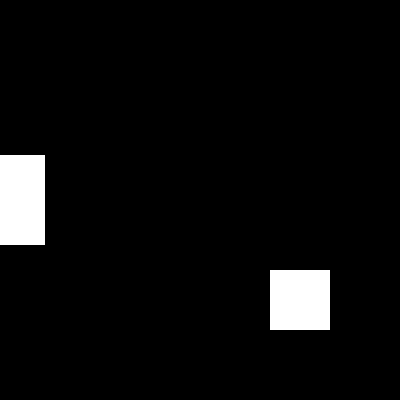
Frame 1 (no input)
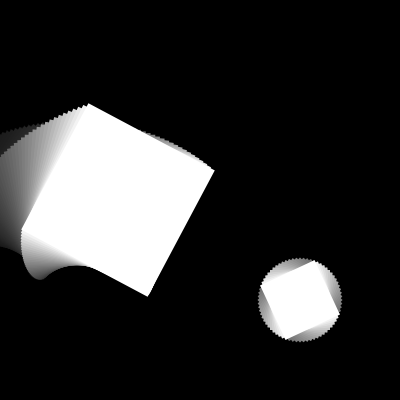
Frame 60 (the mouse pressed at the canvas centre just before this capture)
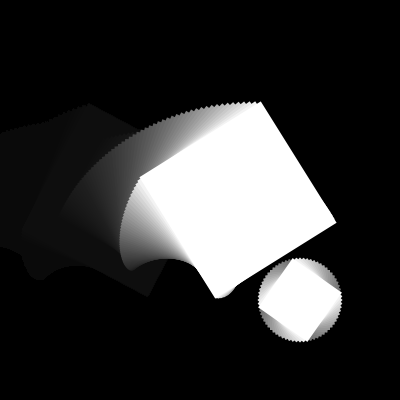
Frame 120 (the mouse held since frame 60 and released just before this capture)

The Processing sketch that drew these frames (run headless with seeded random() and noise(); from frame 60 on, the mouse is pressed at the canvas centre):

// Processing sketch: giro__
// ── giro__.pde
float angulo, angulo2;
int locH;
float esc;

void setup() {
  size(400, 400);
  angulo = 0;
  angulo2 = 0;
  locH = 0;
  esc = 1;
  background(0);
}

void draw() {
  
  //background(0);
  fill(0, 12);    
  rect(0, 0, width, height); 
  
  pushMatrix();
  
  translate(locH, 200);
  scale(esc);
  rotate(radians(angulo));
  noStroke();
  fill(255);
  rect(-45, -45, 90, 90);
  popMatrix();
  
 angulo += 2;
 locH += 2;
 
 if (locH > 400) {
   locH = 0;
 }
 
 esc += 0.01;
 
  pushMatrix();
  
  translate(300, 300);
  rotate(radians(angulo2));
  noStroke();
  fill(255);
  rect(-30, -30, 60, 60);
  popMatrix();
  
  angulo2 -= 5;
  
}

void mousePressed() {
  esc = 1;
}
